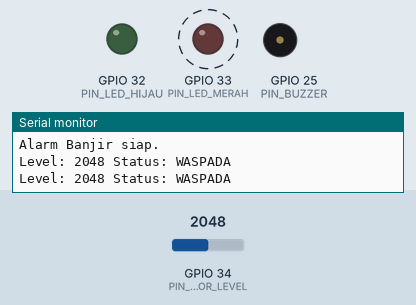
Simulated run of this sketch. Board: ESP32. On the bench: output pins drawn as LEDs (lit = HIGH), buzzer (waves = sounding, pin HIGH), the last lines printed to the serial monitor. Dashed ring = blinking. Inputs (shaded band) come from the test bench; at power-on: GPIO 34 (PIN_SENSOR_LEVEL) = 2048. WiFi joins after 1.5 s; servers stay silent unless stated.

Above: at 2.7 s.
2.8 s: GPIO 34 (PIN_SENSOR_LEVEL) set to 1548
5.1 s: GPIO 34 (PIN_SENSOR_LEVEL) set to 1457
At 6.3 s:
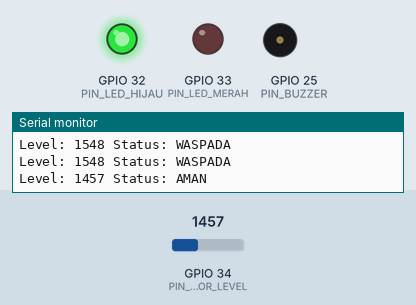
8.1 s: GPIO 34 (PIN_SENSOR_LEVEL) set to 2866
At 9.4 s:
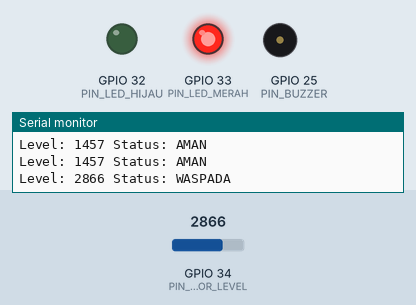
11.1 s: GPIO 34 (PIN_SENSOR_LEVEL) set to 2570
14.1 s: GPIO 34 (PIN_SENSOR_LEVEL) set to 2460
At 14.4 s:
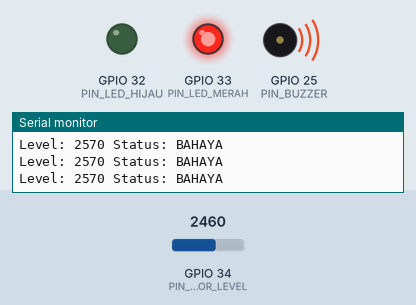
17.1 s: GPIO 34 (PIN_SENSOR_LEVEL) set to 3603
At 17.9 s:
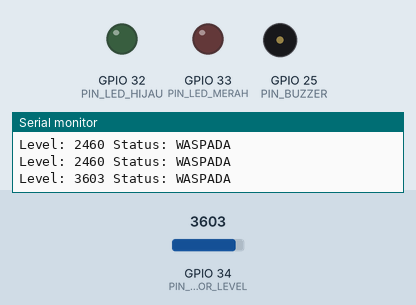
Timing chart, 0 to 21.1 s (numbered marks = the images above; inputs shaded):
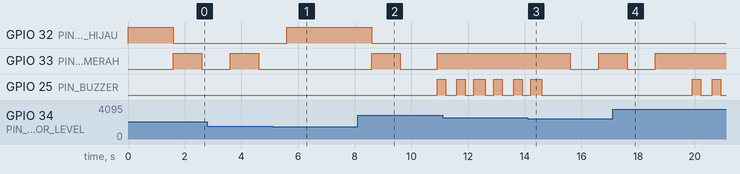

Measured:
- the behaviour switches between 1500 and 1499 on GPIO 34 (PIN_SENSOR_LEVEL) (found by bisection; images 0 and 1)
- the behaviour switches between 2500 and 2499 on GPIO 34 (PIN_SENSOR_LEVEL) (found by bisection; images 2 and 3)
- after the input at 5.1 s, GPIO 32 (PIN_LED_HIJAU): LOW → HIGH after 0.51 s; GPIO 33 (PIN_LED_MERAH): stays LOW (without the input it goes to HIGH after 0.51 s)
- after the input at 8.1 s, GPIO 32 (PIN_LED_HIJAU): HIGH → LOW after 0.51 s; GPIO 33 (PIN_LED_MERAH): LOW → HIGH after 0.51 s, → LOW 1.0 s later, → HIGH 1.3 s later; GPIO 25 (PIN_BUZZER): LOW → HIGH after 2.8 s
- after the input at 14.1 s, GPIO 33 (PIN_LED_MERAH): HIGH → LOW after 1.5 s, → HIGH 1.0 s later; GPIO 25 (PIN_BUZZER): goes on until 14.6 s, then stays LOW
- after the input at 17.1 s, GPIO 33 (PIN_LED_MERAH): goes on until 18.6 s, then stays HIGH; GPIO 25 (PIN_BUZZER): alternates HIGH for 0.30 s and LOW for 0.40 s, starting after 2.8 s

The sketch:

AlarmBanjir.ino
```cpp
// Alarm Banjir — ESP32 + Sensor Level Air + Buzzer + 2 LED (+ Telegram opsional)
//
// Cara kerja:
//  - Sensor level air analog dibaca tiap 1 detik, dirata-rata dari 5 bacaan.
//  - Level >= AMBANG_BAHAYA selama 3 detik berturut-turut -> status BAHAYA:
//    buzzer bunyi putus-putus (pola darurat), LED merah menyala terus,
//    dan peringatan Telegram "BANJIR!" terkirim SEKALI tiap masuk status ini.
//  - Level >= AMBANG_WASPADA (tapi belum bahaya) -> status WASPADA:
//    LED merah kedip lambat, buzzer diam.
//  - Level di bawah ambang waspada -> status AMAN: LED hijau menyala.
//  - Semua ambang dan waktu ada sebagai konstanta bernama di bawah —
//    tidak ada angka ajaib tersembunyi di logika.
//
// Wiring:
//  - Sensor level air : S (analog) -> GPIO34, VCC -> 3V3, GND -> GND
//  - Buzzer aktif HIGH : + -> GPIO25, - -> GND
//  - LED merah : GPIO33 (seri resistor 220 ohm ke GND)
//  - LED hijau : GPIO32 (seri resistor 220 ohm ke GND)
//
// Kalibrasi ambang: buka Serial Monitor (115200), lihat nilai "Level"
// saat sensor kering dan saat terendam, lalu sesuaikan AMBANG_WASPADA
// dan AMBANG_BAHAYA di bawah (ADC ESP32: 0..4095).
//
// Library yang dibutuhkan (semua tersedia di Library Manager):
//  - UniversalTelegramBot 1.3.0 (hanya bila USE_TELEGRAM 1)
//  - ArduinoJson 6.21.5 (dependensi UniversalTelegramBot, WAJIB v6 — v7 tidak dipakai)
// Compile: arduino-cli compile --fqbn esp32:esp32:esp32 AlarmBanjir
// Terverifikasi 20 Nov 2026: sketch 1.070.285 byte (81% flash),
// RAM 50.616 byte (15%), ESP32 core 4.0.0, COMPILE_RC=0.

// ---------- KONFIGURASI ----------
#define USE_TELEGRAM 1  // 1 = kirim peringatan Telegram, 0 = tanpa Telegram

#define PIN_SENSOR_LEVEL 34  // ADC1, input analog saja
#define PIN_BUZZER 25        // buzzer aktif HIGH
#define PIN_LED_MERAH 33
#define PIN_LED_HIJAU 32

// Ambang level air (ADC 12-bit: 0..4095). Sensor kering ~0, terendam naik.
#define AMBANG_WASPADA 1500
#define AMBANG_BAHAYA 2500

#define JUMLAH_SAMPEL_RATA 5      // bacaan yang dirata-rata tiap pengukuran
#define JEDA_SAMPEL_MS 20         // jeda antar bacaan sampel
#define INTERVAL_BACA_MS 1000     // baca level tiap 1 detik
#define KONFIRMASI_BAHAYA_DETIK 3 // bahaya harus terkonfirmasi 3 detik berturut-turut

// Pola buzzer darurat (bunyi putus-putus) + kedip LED waspada.
#define DURASI_BUNYI_MS 300
#define DURASI_DIAM_MS 300
#define KEDIP_WASPADA_MS 1000

#define TIMEOUT_WIFI_MS 20000  // berhenti mencoba WiFi setelah 20 detik

const char *WIFI_SSID = "NAMA_WIFI";
const char *WIFI_PASS = "PASSWORD_WIFI";
const char *BOT_TOKEN = "TOKEN_BOT_TELEGRAM";
const char *CHAT_ID = "CHAT_ID_TELEGRAM";

// ---------- STATUS ----------
enum StatusAir { AMAN, WASPADA, BAHAYA };

StatusAir statusSekarang = AMAN;
int hitungBahaya = 0;  // detik berturut-turut level >= AMBANG_BAHAYA
unsigned long bacaTerakhir = 0;
unsigned long waktuBuzzer = 0;  // terakhir buzzer ganti kondisi
bool buzzerMenyala = false;
unsigned long waktuKedip = 0;  // terakhir LED merah ganti kondisi
bool ledMerahMenyala = false;

#if USE_TELEGRAM
#include <WiFi.h>
#include <WiFiClientSecure.h>
#include <UniversalTelegramBot.h>
#include <ArduinoJson.h>

WiFiClientSecure telegramClient;
UniversalTelegramBot bot(BOT_TOKEN, telegramClient);

// Sambungkan WiFi (berhenti sendiri setelah TIMEOUT_WIFI_MS).
void sambungWiFi() {
  if (WiFi.status() == WL_CONNECTED) return;
  WiFi.begin(WIFI_SSID, WIFI_PASS);
  unsigned long mulai = millis();
  while (WiFi.status() != WL_CONNECTED && millis() - mulai < TIMEOUT_WIFI_MS) {
    delay(250);
  }
}

// Kirim pesan Telegram; diam saja bila WiFi belum tersambung.
void kirimTelegram(const String &pesan) {
  if (WiFi.status() != WL_CONNECTED) return;
  bot.sendMessage(CHAT_ID, pesan, "");
}
#else
void kirimTelegram(const String &) {}
#endif

// Baca level air: rata-rata dari JUMLAH_SAMPEL_RATA bacaan analog,
// supaya satu lonjakan sesaat tidak langsung memicu alarm.
int bacaLevel() {
  long jumlah = 0;
  for (int i = 0; i < JUMLAH_SAMPEL_RATA; i++) {
    jumlah += analogRead(PIN_SENSOR_LEVEL);
    delay(JEDA_SAMPEL_MS);
  }
  return (int)(jumlah / JUMLAH_SAMPEL_RATA);
}

// Kendalikan buzzer + LED sesuai status. Dipanggil tiap loop (non-blocking:
// pola bunyi/kedip dijadwalkan dengan millis(), bukan delay).
void kendaliAlarm(StatusAir status) {
  unsigned long sekarang = millis();
  if (status == BAHAYA) {
    // LED merah menyala terus, LED hijau mati.
    digitalWrite(PIN_LED_MERAH, HIGH);
    digitalWrite(PIN_LED_HIJAU, LOW);
    // Buzzer pola darurat: bunyi putus-putus.
    unsigned long durasi = buzzerMenyala ? DURASI_BUNYI_MS : DURASI_DIAM_MS;
    if (sekarang - waktuBuzzer >= durasi) {
      waktuBuzzer = sekarang;
      buzzerMenyala = !buzzerMenyala;
      digitalWrite(PIN_BUZZER, buzzerMenyala ? HIGH : LOW);
    }
  } else if (status == WASPADA) {
    // Buzzer diam, LED merah kedip lambat.
    digitalWrite(PIN_BUZZER, LOW);
    buzzerMenyala = false;
    digitalWrite(PIN_LED_HIJAU, LOW);
    if (sekarang - waktuKedip >= KEDIP_WASPADA_MS) {
      waktuKedip = sekarang;
      ledMerahMenyala = !ledMerahMenyala;
      digitalWrite(PIN_LED_MERAH, ledMerahMenyala ? HIGH : LOW);
    }
  } else {  // AMAN
    digitalWrite(PIN_BUZZER, LOW);
    buzzerMenyala = false;
    digitalWrite(PIN_LED_MERAH, LOW);
    ledMerahMenyala = false;
    digitalWrite(PIN_LED_HIJAU, HIGH);
  }
}

void setup() {
  Serial.begin(115200);
  pinMode(PIN_BUZZER, OUTPUT);
  pinMode(PIN_LED_MERAH, OUTPUT);
  pinMode(PIN_LED_HIJAU, OUTPUT);
  digitalWrite(PIN_BUZZER, LOW);
  digitalWrite(PIN_LED_MERAH, LOW);
  digitalWrite(PIN_LED_HIJAU, HIGH);  // aman saat start

#if USE_TELEGRAM
  sambungWiFi();
  telegramClient.setInsecure();
#endif

  Serial.println("Alarm Banjir siap.");
}

void loop() {
  // Baca level tiap INTERVAL_BACA_MS, tentukan status.
  if (millis() - bacaTerakhir >= INTERVAL_BACA_MS) {
    bacaTerakhir = millis();
    int level = bacaLevel();

    if (level >= AMBANG_BAHAYA) {
      hitungBahaya++;
    } else {
      hitungBahaya = 0;
    }

    StatusAir statusBaru;
    if (hitungBahaya >= KONFIRMASI_BAHAYA_DETIK) {
      statusBaru = BAHAYA;
    } else if (level >= AMBANG_WASPADA) {
      statusBaru = WASPADA;
    } else {
      statusBaru = AMAN;
    }

    // Sekali masuk BAHAYA: kirim peringatan Telegram.
    if (statusBaru == BAHAYA && statusSekarang != BAHAYA) {
      kirimTelegram("BANJIR! Level air sudah melewati batas bahaya. "
                    "Segera amankan barang!");
    }
    statusSekarang = statusBaru;

    Serial.print("Level: ");
    Serial.print(level);
    Serial.print(" Status: ");
    Serial.println(statusSekarang == BAHAYA    ? "BAHAYA"
                   : statusSekarang == WASPADA ? "WASPADA"
                                               : "AMAN");
  }

  kendaliAlarm(statusSekarang);
}
```
